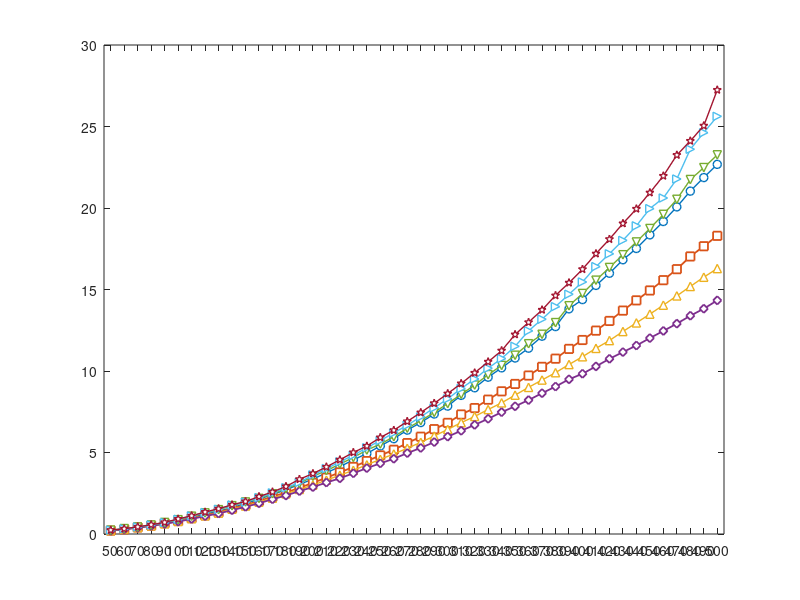

The MATLAB source for this figure: (Note: this script raises an error after producing the figure.)
clc
clear
close all

fs = 5120;
time = 1;
t = 0:1/fs:time-1/fs;
x = zeros(fs, 3);
x(:, 1) = 2*(1+0.5*(sin(2*pi*t))).*sin(60*pi*t);
x(:, 2) = sin(120*pi*t);
x(:, 3) = 0.5*cos(10*pi*t);
sig = sum(x, 2);

%% signal 1
dd = 50:10:500;
n = length(dd);
tt = zeros(7, n);

% for j = 1:15
% for d = dd
%     k = d / 10 - 4;
% 
%     fs = 5120;
%     time = 1;
%     t = 0:1/fs:time-1/fs;
%     x = zeros(fs, 3);
%     x(:, 1) = 2*(1+0.5*(sin(2*pi*t))).*sin(60*pi*t);
%     x(:, 2) = sin(120*pi*t);
%     x(:, 3) = 0.5*cos(10*pi*t);
%     sig = sum(x, 2);
% 
%     tau = 1;
%     n_cluster = 3;
%     threshold_corr = 0.85;
%     threshold_nmse = 0.01;
%     threshold_svd = 1;
% 
%     SGCs = cell(7, 1);
%     [SGCs{1}, T] =SGMD_SVD(sig,fs,1,n_cluster, ...
%         threshold_corr,threshold_nmse,'nmse',false,d);
%     tt(1, k) = tt(1, k) + T;
%     periodic_extension = false;
%     for i = 2:4
%         [SGCs{i}, ~, T] = SpSSA(sig, fs, i-1, n_cluster, ...
%             threshold_corr, threshold_nmse, threshold_svd, ...
%             'kmeans', periodic_extension, [], d);
%         tt(i, k) = tt(i, k) + T;
%     end
%     periodic_extension = true;
%     for i = 5:7
%         [SGCs{i}, ~, T] = SpSSA(sig, fs, i-4, n_cluster, ...
%             threshold_corr, threshold_nmse, threshold_svd, ...
%             'kmeans', periodic_extension, [], d);
%         tt(i, k) = tt(i, k) + T;
%     end
% 
% end
% end

tt = tt / 15;

%%
dd = 50:10:500;
load("time.mat");

fig = figure('Units','pixels', 'Position', [100, 100, 850, 800]);

color_map = lines;
% color_map = {'black','blue','blue','blue','red','red','red'}
markers = {'o','s','^','d','v','>','p'};
for i = 1:7
    idx = 1:length(dd);
    if i == 2 || i == 4
        lw = 1.3;
    else
        lw = 1;
    end
    plot(dd(idx), tt(i,idx), ...
        '-','LineWidth',lw, ...
        'Color',color_map(i,:), ...
        'Marker',markers{i}, ...
        'MarkerFaceColor',[1 1 1], ...   % 白心
        'MarkerEdgeColor',color_map(i,:), ...
        'MarkerSize',6);
    % plot(dd(idx), tt(i,idx), ...
    %     '-','LineWidth',1.5, ...
    %     'Color',color_map(i, :));
    hold on
end

% 每一条曲线对应一个名字
lgd_names = { ...
    'SGMD', ...            % i = 1
    'SpSSA$_{\tau=1}$', ... % i = 2
    'SpSSA$_{\tau=2}$', ... % i = 3
    'SpSSA$_{\tau=3}$', ... % i = 4
    'CsSpSSA$_{\tau=1}$', ...     % i = 5
    'CsSpSSA$_{\tau=2}$', ...     % i = 6
    'CsSpSSA$_{\tau=3}$' ...      % i = 7
};
xlim([45, 505])
xticks(dd)
labels = string(dd);
labels(mod(dd,50)~=0) = "";
xticklabels(labels)
xtickangle(90)
xlabel("$d$", 'Interpreter','latex')
ylabel("Running time (s)")
legend(lgd_names, 'Interpreter','latex','Location', 'northwest','FontSize',16);
set(gca,'fontsize',16,'LineWidth',1.0,'TickLength',[0.01, 0.02],'Box','on')
set(findall(gcf,'-property','FontName'),'FontName','Times New Roman');
print('./pic/running_time.png', '-dpng', '-r400');

% % 你想放大的区域范围（改这里）
% x1 = 50; x2 = 150;
% y1 = 0.1; y2 = 2.6;
% % 主图上画出放大框
% rectangle('Position',[x1 y1 (x2-x1) (y2-y1)], ...
%           'EdgeColor','k','LineWidth',1.2);
% % 在右上角放一个放大窗（位置可调 [left bottom width height]，单位是归一化）
% axInset = axes('Position',[0.1 0.35 0.30 0.10]);
% box on; hold(axInset,'on')
% for i = 1:7
% plot(dd, tt(i,:), 'LineWidth', 1.2);  % 也可以只画你需要的曲线
% end
% xlim([x1 x2]); ylim([y1 y2]);
% set(axInset,'FontSize',9)
